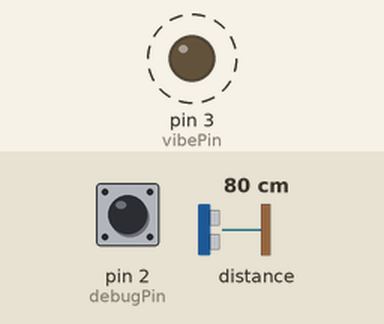
Simulated run of this sketch. Board: Arduino Uno, built with avr-gcc and run on an emulated ATmega328P. Parts: output pins drawn as LEDs (lit = HIGH). Dashed ring = blinking. Inputs (shaded band) come from the test bench; at power-on: distance to the obstacle 80 cm, pin 2 (debugPin) HIGH.

Above: at 1.7 s.
1.8 s: distance to the obstacle set to 2 cm
At 1.97 s:
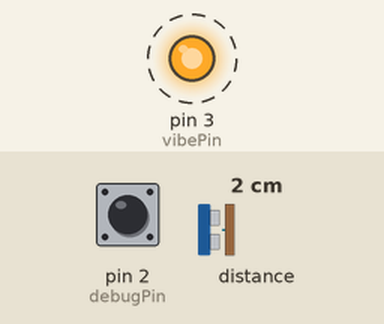
5.3 s: distance to the obstacle set to 250 cm
At 5.76 s:
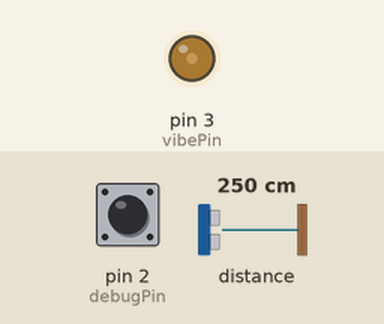
12.6 s: distance to the obstacle set to 18 cm
At 12.93 s:
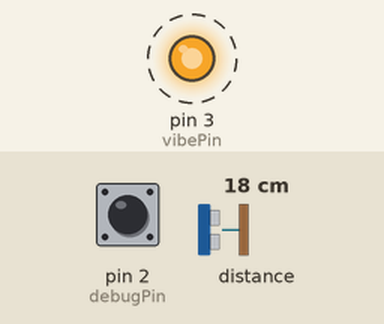
16.1 s: distance to the obstacle set to 299 cm
Timing chart, 0 to 20.9 s (numbered marks = the images above; inputs shaded):
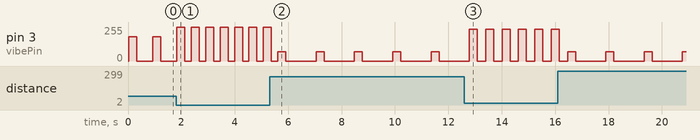

The sketch:

sensor.ino
```cpp
/* This example shows how to use continuous mode to take
range measurements with the VL53L0X. It is based on
vl53l0x_ContinuousRanging_Example.c from the VL53L0X API.

The range readings are in units of mm. */

#include <Wire.h>
#include <VL53L0X.h>

const int maxReading = 2000;
const int minExcitation = 70;
const int minDelay = 100;
const int maxDelay = 1000;
const int vibePin = 3;
const int debugPin = 2;
char debug = 0;
int range;

VL53L0X sensor;

void setup()
{
  Serial.begin(9600);
  Wire.begin();

  sensor.init();
  sensor.setTimeout(500);

  // Start continuous back-to-back mode (take readings as
  // fast as possible).  To use continuous timed mode
  // instead, provide a desired inter-measurement period in
  // ms (e.g. sensor.startContinuous(100)).
  sensor.startContinuous();
  pinMode(vibePin, OUTPUT);
  pinMode(debugPin, INPUT_PULLUP);
  debug = !digitalRead(debugPin);

}

void loop()
{
  int reading = sensor.readRangeContinuousMillimeters();
  if(reading > maxReading)
    range = maxReading;
  else
    range = reading;

  if (sensor.timeoutOccurred() && debug)
    Serial.print(" TIMEOUT");


  float frac = (float)(maxReading - range)/(float)maxReading;
  int v = minExcitation + (int)((255.0 - (float)minExcitation)*frac);
  if(debug)
  {
    Serial.print(reading);
    Serial.print(' ');
    Serial.print(range);
    Serial.print(' ');
    Serial.println(v);
  }
  analogWrite(vibePin, v);
  delay(300);
  analogWrite(vibePin, 0);
  v = minDelay + maxDelay -
  int((float)(maxDelay - minDelay)*frac);
  delay(v);

  debug = !digitalRead(debugPin);
}
```

Measured:
- after the input at 1.8 s, pin 3 (vibePin): alternates 253/255 for 0.30 s and 0/255 for 0.24 s, starting at once
- after the input at 12.6 s, pin 3 (vibePin): alternates 238/255 for 0.30 s and 0/255 for 0.31 s, starting after 0.18 s
- by itself, pin 3 (vibePin): alternates 181/255 for 0.30 s and 0/255 for 0.59 s
